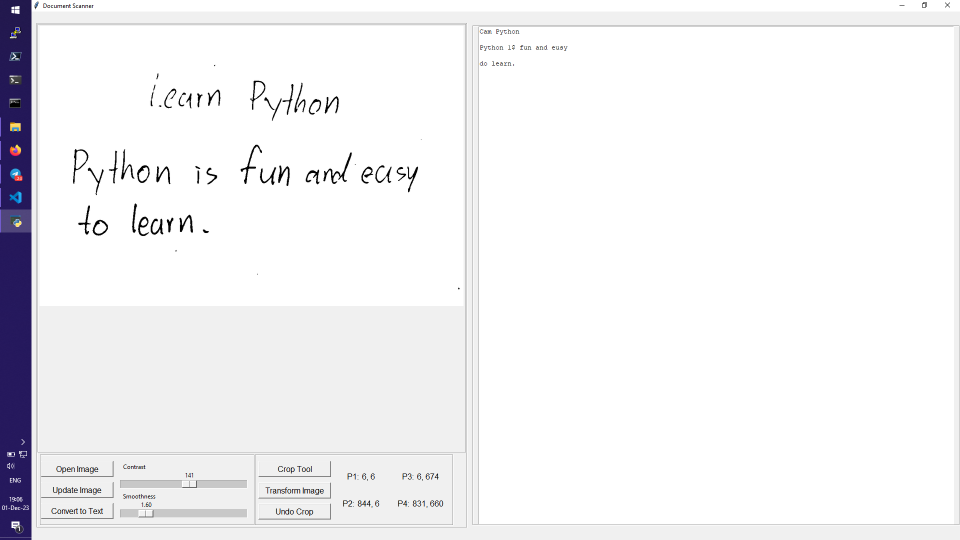
#> input picture image/hand.png, 1920 x 1080 px (shown at 1/2 size)
$ python -i image_processing.py   (imports and definitions only)
#> lines starting #> are read from the running program, lines starting #| are printed output that depends on the picture; after the words box and inside, x2 and y2 are one past the last pixel; in counts of white or black regions, pixels touching at a corner belong together
#> further down, picture is the input picture: PIL image 1920x1080 RGB; mean R, G, B 241.8, 241.4, 243.5
"""
Class and functions for image processing and transformation
"""
import PIL.ImageTk
import PIL.ImageFilter
import PIL.Image
import PIL.ImageTransform
import cv2
import numpy as np


def convert_to_BW_pixels(image, buckets=100):
    pixels = list(image.getdata())
    return [pixel_value // buckets if pixel_value // buckets == 0 else 255 for pixel_value in pixels]


def convert_to_black_and_white(image, buckets=100, radius=0.):
#> called with buckets = 100, radius = 0
    width, height = image.size
#> width = 1920; height = 1080
    image = image.filter(PIL.ImageFilter.GaussianBlur(radius=radius))
    bw_image = PIL.Image.new(mode="L", size=(width, height), color="white")
#> bw_image: PIL image 1920x1080 L; every value is 255
    bw_image.putdata(convert_to_BW_pixels(image.convert("L"), buckets))
#> in convert_to_BW_pixels, `pixels = list(image.getdata())`: pixels = 2073600 items
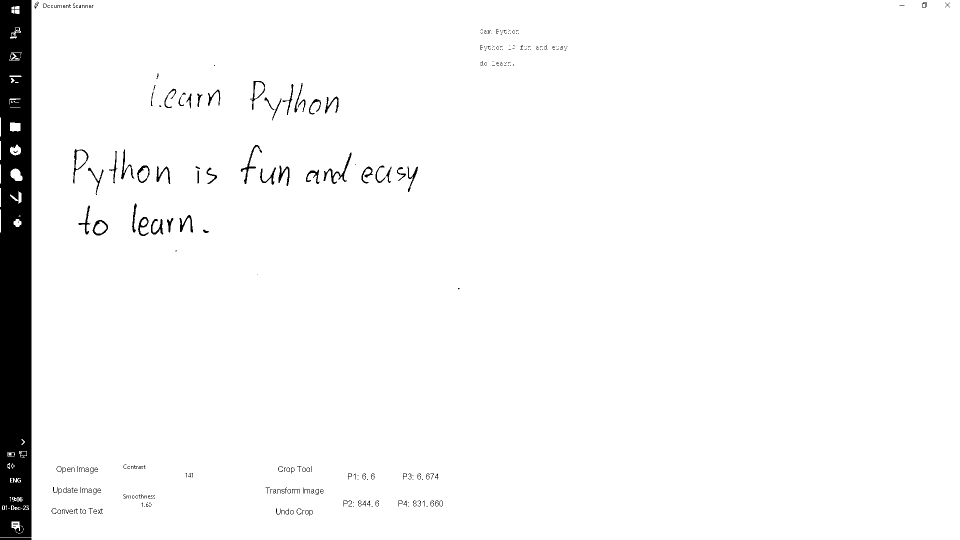
#> bw_image: PIL image 1920x1080 L (shown at 1/2 size); 96.3% white; 317 black regions (196 under 20 px), largest, box (x1, y1, x2, y2) and area: (0, 0, 63, 1075) 63905, (647, 305, 703, 368) 544, (481, 290, 524, 368) 432
    return bw_image


def resize(image, max_width_or_height):
    width, height = image.size
    ratio = max(width, height) / max_width_or_height
    new_width, new_height = width / ratio, height / ratio

    # [9 lines of commented-out code are left out]

    return image.resize((round(new_width), round(new_height)), PIL.Image.LANCZOS)


def transform_image(image, point1, point2, point3, point4):
    # image.transform((image.width, image.height), PIL.Image.QUAD, (point1, point2, point3, point4))
    imagez = resize(image, 850)
    image = np.array(image)
    pts1 = np.float32([point1, point2, point3, point4]) # type: ignore
    pts2 = np.float32([[0, 0], [imagez.height, 0], [0, imagez.width], [imagez.height, imagez.width]]) # type: ignore
    matrix = cv2.getPerspectiveTransform(pts1, pts2)
    image = cv2.warpPerspective(image, matrix, (850, 850))
    image = PIL.Image.fromarray(image)
    return image
    # imagez.show()
    # image.show()

# transform_image(PIL.Image.open("image/test.jpg"), (100, 100), (500, 100), (100, 200), (500, 200))

>>> from PIL import Image
>>> picture = Image.open('image/hand.png')
>>> result = convert_to_black_and_white(picture)

$ run again, on image/typed.png
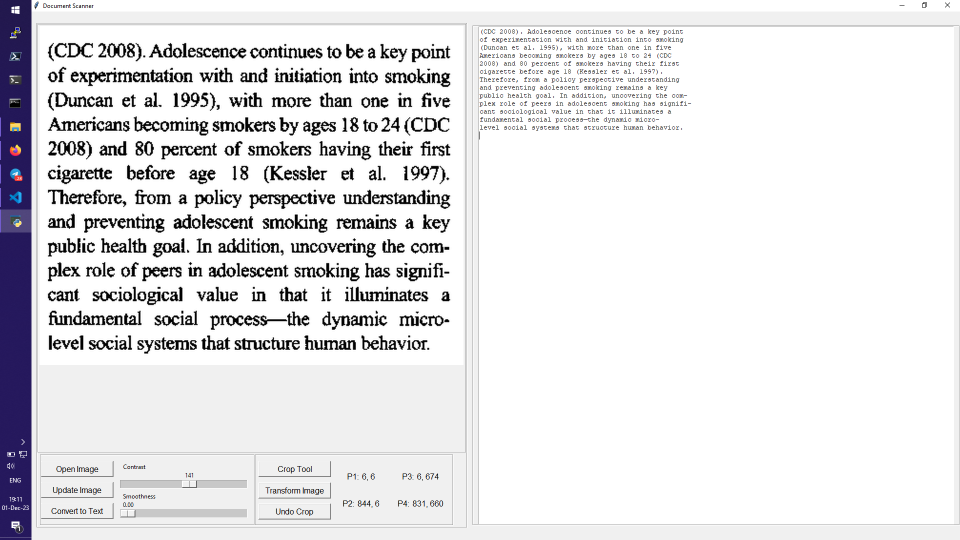
#> input picture image/typed.png, 1920 x 1080 px (shown at 1/2 size)
#> picture is the input picture: PIL image 1920x1080 RGB; mean R, G, B 230.2, 229.9, 231.9
#> pixels = 2073600 items
#> in convert_to_black_and_white, `bw_image.putdata(convert_to_BW_pixels(image.convert("L"), buckets))`:
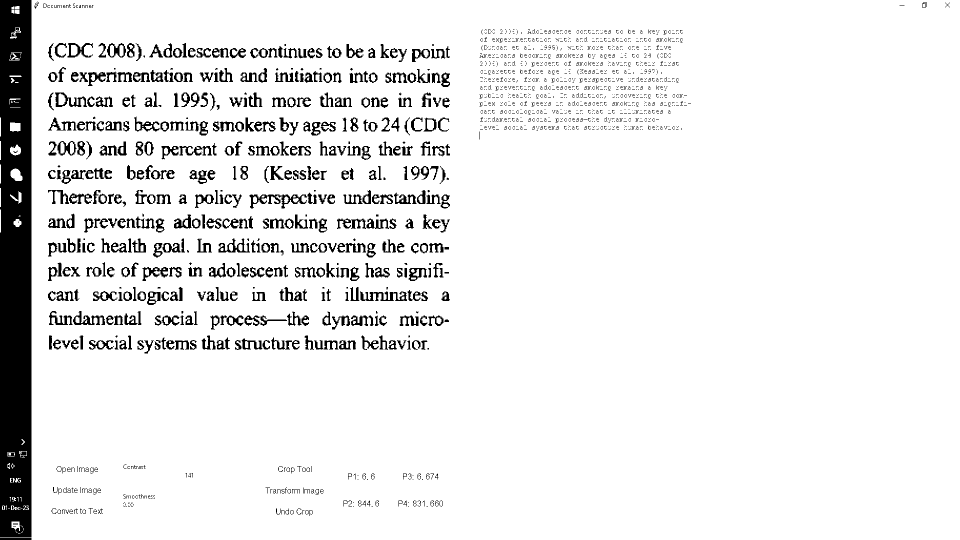
#> bw_image: PIL image 1920x1080 L (shown at 1/2 size); 92% white; 1917 black regions (1404 under 20 px), largest, box (x1, y1, x2, y2) and area: (0, 0, 63, 1075) 63969, (498, 389, 614, 417) 1202, (720, 583, 814, 602) 932
